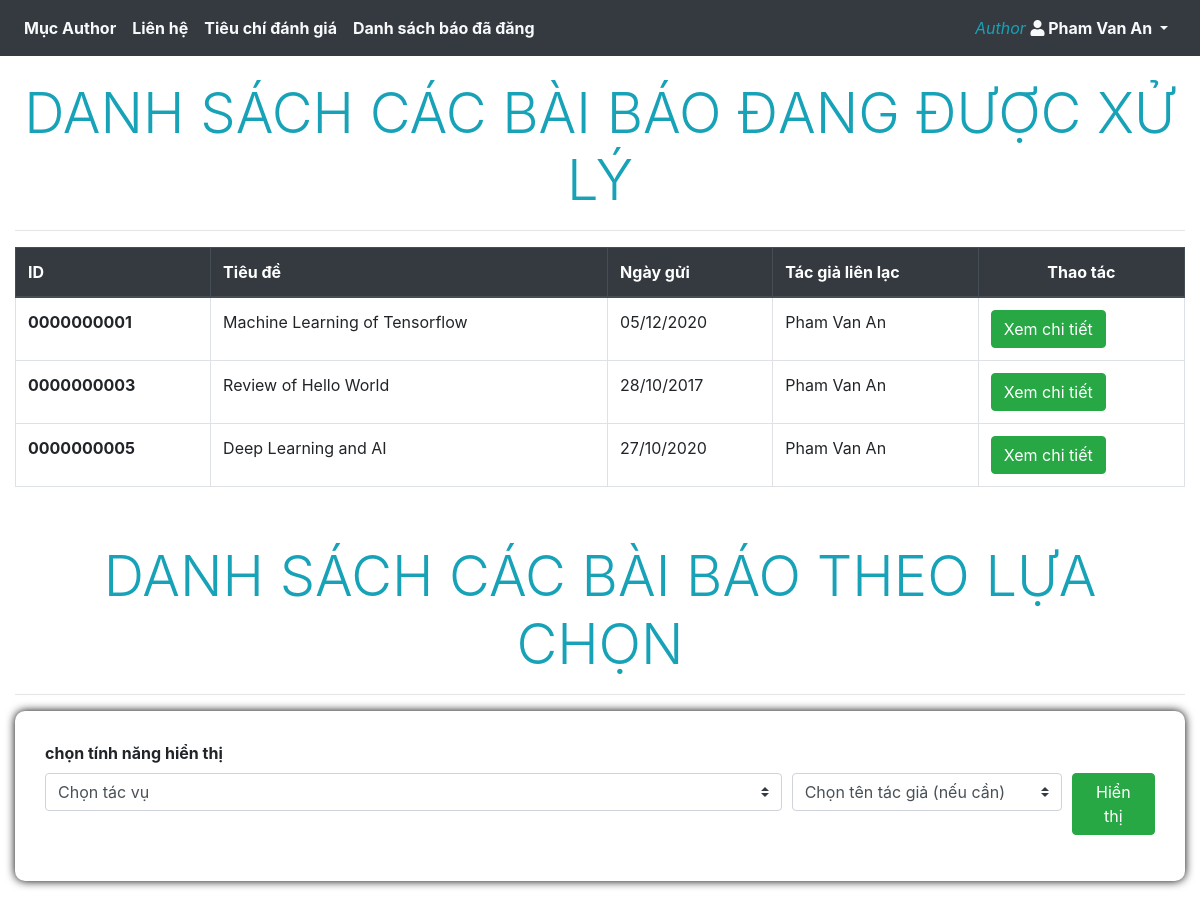
Page /Client/reviewerHomePage.php (signed in) on the committed database.
### tables this page shows
create table paper(
	paper_id char(10),
	title varchar(255) not null,
    summary varchar(255),
    paper_file varchar(255),
    post_date date,
    `status` varchar(255) check (`status` in ('in review', 'response review', 'complete review', 'publishing', 'posted')),
    after_review_result varchar(255),
    final_result varchar(255) check(final_result in('rejection','minor revision','acceptance','major revision')),
    announce_date date,
    editor_id char(10) not null,
    contact_author_id char(10) not null,
    note_for_author varchar(255),
    primary key(paper_id),
	foreign key(editor_id) references  editor(id) ON DELETE CASCADE ON UPDATE CASCADE,
    foreign key(contact_author_id) references  author(id) ON DELETE CASCADE ON UPDATE CASCADE
);

create table scientist(
	id char(10),	
	last_name varchar(255) not null,
	middle_name varchar(255),
	first_name varchar(255) not null,
	phone char(11),
    address varchar(255),
    `organization` varchar(255),
    job varchar(255),
	primary key(id)
);

### Server/reviewerServer.php (called while the page is built, shortened)
<?php
include('userLogin.php');
$select_all_paper_query = "select * from paper where paper_id not in (select paper_id from paper where status='posted')";
$select_all_paper_result = mysqli_query($connect_handle, $select_all_paper_query);
?>

### Client/reviewerHomePage.php (the view, shortened to what this page needs)
<!DOCTYPE html>
<html lang="en-US">
<head>
    <link rel="stylesheet" href="style/login.css">
    <link rel="stylesheet" href="https://maxcdn.bootstrapcdn.com/bootstrap/4.5.2/css/bootstrap.min.css">
    <link rel="stylesheet" href="https://use.fontawesome.com/releases/v5.7.0/css/all.css"
>
</head>
<?php include('../Server/reviewerServer.php'); ?>
<body>
    <div>
        <?php include_once('component/header.php');?>
    </div>
    <div class="container-fluid" style="padding-top: 80px;">
        <div class="display-4 text-center text-info text-uppercase">Danh sách các bài báo đang được xử lý</div>
        <hr>
        <table class="table table-bordered">
            <thead class="thead-dark">
                <tr>
                    <th scope="col">ID</th>
                    <th scope="col">Tiêu đề</th>
                    <th scope="col">Ngày gửi</th>
                    <th scope="col">Tác giả liên lạc</th>
                    <th class="text-center" scope="col">Thao tác</th>
                </tr>
            </thead>
            <tbody>
                <?php foreach ($select_all_paper_result as $paper){ ?>
                <tr>
                    <td>
                        <?php echo '<strong>'.$paper['paper_id'].'</strong>'; ?>
                    </td>
                    <td>
                        <?php echo $paper['title']; ?>
                    </td>
                    <td>
                        <?php echo date('d/m/Y', strtotime($paper['post_date']));?>
                    </td>
                    <td>
                        <?php
                            $author_id = $paper['contact_author_id'];
                            $get_author_name_query = "select last_name, middle_name, first_name from scientist where id = '$author_id'";
                            $get_author_name_result = mysqli_query($connect_handle, $get_author_name_query);
                            $data = mysqli_fetch_assoc($get_author_name_result);
                            echo $data['last_name']." ".$data['middle_name']." ".$data['first_name'];
                        ?>
                    </td>
                    <td class="text-left">
                        <form class="option" method="POST" action="reviewerHomePage.php">
                            <button class="btn btn-success" name="getMoreInfoBtn">Xem chi tiết</button>
                        </form>
                    </td>
                </tr>
                <?php } ?>
            </tbody>
        </table>
        <div class="display-4 text-center text-info text-uppercase" style="padding-top: 40px;">Danh sách các bài báo
            theo lựa chọn</div>
        <hr>
        <form class="form-container" name="viewOption" method="POST" action="reviewerHomePage.php">
            <label for="viewOption"><strong>chọn tính năng hiển thị</strong></label>
            <div class="form-row">
                <div class="form-group col-md-8">
                    <select class="custom-select" name="optionView">
                        <option selected>Chọn tác vụ</option>
                    </select>
                </div>
                <div class="form-group col-md-3">
                    <select class="custom-select" name="authorid">
                    <option selected>Chọn tên tác giả (nếu cần)</option>
                    </select>
                </div>
                <div class="form-group text-right col-md-1">
                    <button type="submit" class="btn btn-success" name="viewOption">Hiển thị</button>
                </div>
            </div>
        </form>
    </div>
</body>
</html>

### style/login.css (style rules this page uses)
.form-container { background: #ffffff; padding: 30px; border-radius: 10px; box-shadow: 0px 0px 10px 0px #000000; }

### rows in the picture
paper: paper_id "0000000001", title "Machine Learning of Tensorflow", post_date "05/12/2020", scientist.last_name "Pham", scientist.middle_name "Van", scientist.first_name "An"
paper: paper_id "0000000003", title "Review of Hello World", post_date "28/10/2017", scientist.last_name "Pham", scientist.middle_name "Van", scientist.first_name "An"
paper: paper_id "0000000005", title "Deep Learning and AI", post_date "27/10/2020", scientist.last_name "Pham", scientist.middle_name "Van", scientist.first_name "An"

### other values in the picture
$_SESSION['username'] "Pham Van An"
